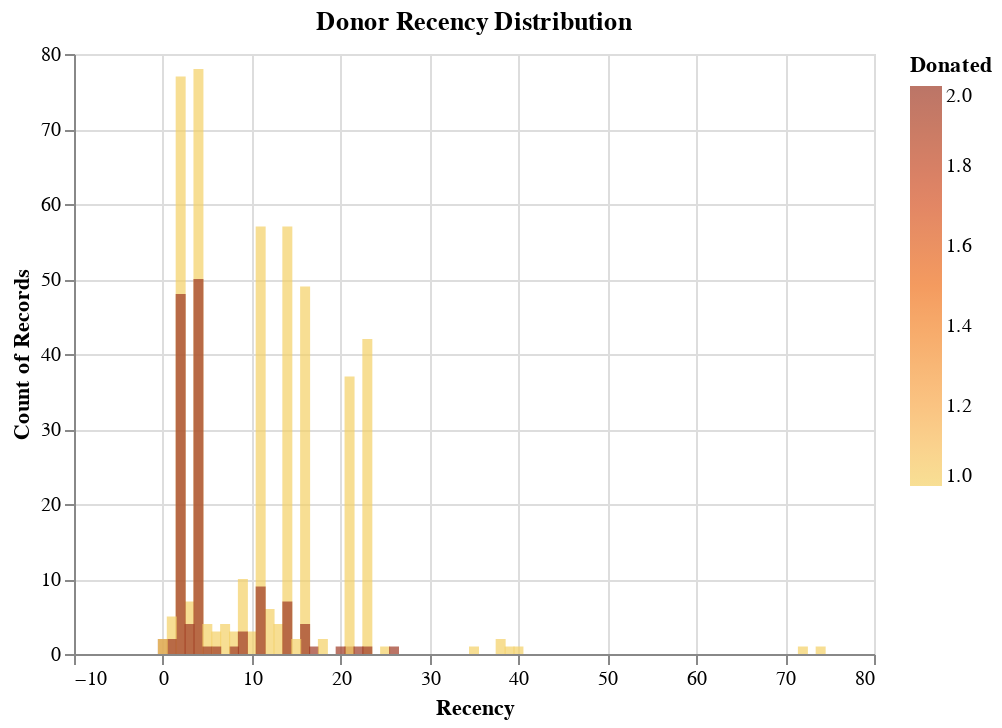

The code cell stored with this chart in its notebook:
### Code cell
alt.Chart(blood_df_train).mark_bar(opacity = 0.7).encode(
    alt.X("Recency"),
    alt.Y('count()', stack=None),
    color=alt.Color('Donated', scale=alt.Scale(scheme='goldorange'))
).properties(title = "Donor Recency Distribution")

### Figure 1 — Vega-Lite specification as saved in the notebook (floating-point values rounded to 4 significant figures; data arrays with more than 128 entries replaced by an {"elided": "..."} marker saying what was removed)
{"$schema": "https://vega.github.io/schema/vega-lite/v3.4.0.json", "config": {"mark": {"tooltip": null}, "view": {"height": 300, "width": 400}}, "data": {"name": "data-32548e9b1b08a896c9597c0c8174a7e1"}, "datasets": {"data-32548e9b1b08a896c9597c0c8174a7e1": {"elided": "598 records"}}, "encoding": {"color": {"field": "Donated", "scale": {"scheme": "goldorange"}, "type": "quantitative"}, "x": {"field": "Recency", "type": "quantitative"}, "y": {"aggregate": "count", "stack": null, "type": "quantitative"}}, "mark": {"opacity": 0.7, "type": "bar"}, "title": "Donor Recency Distribution"}
